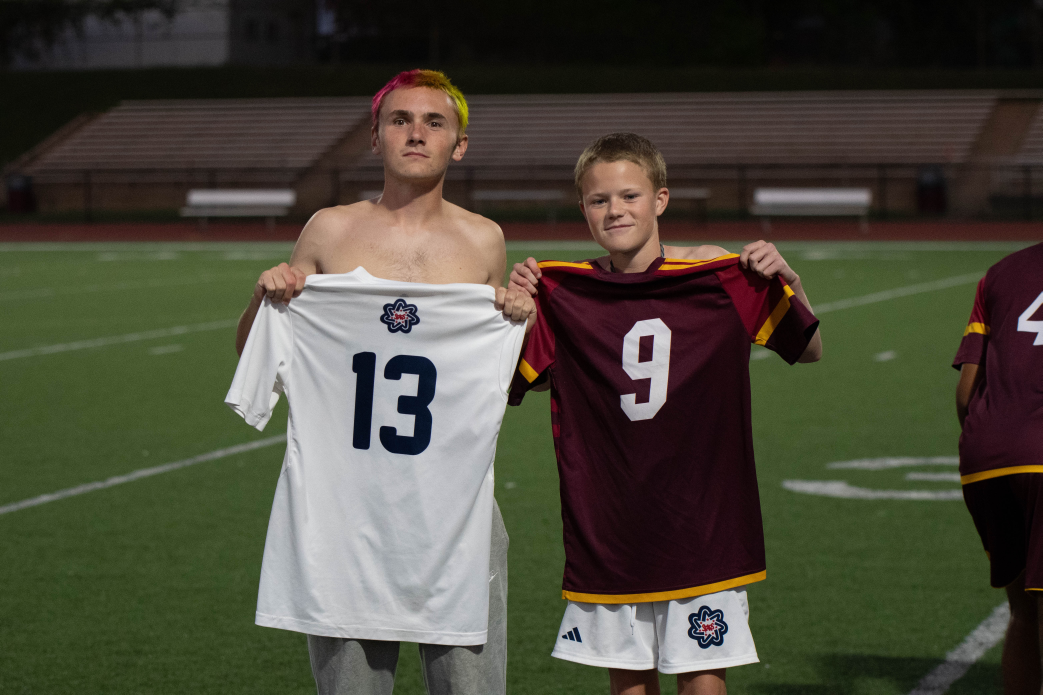
#> input picture src/content/images/DSC_0377.jpg, 5211 x 3474 px (shown at 1/5 size); its folder holds only this picture in this run
$ python batch_pad_images.py ../content/images
#> lines starting #> are read from the running program, lines starting #| are printed output that depends on the picture
#> in process_directory, img is the input picture: PIL image 5211x3474 RGB; mean R, G, B 74.5, 72, 58.5
#!/usr/bin/env python3

import os
import sys
import glob
from PIL import Image

def pad_to_instagram(
    img: Image.Image,
    target_size=(1440, 1800),
    min_whitespace_ratio=0.05,
    background_color=(242, 242, 242)
) -> Image.Image:
    """
    Resize the image to fit within target_size (width, height),
    preserving aspect ratio. Then pad with background color so that
    at least min_whitespace_ratio whitespace exists along each dimension.
    """
#> called with target_size = (1440, 1800), min_whitespace_ratio = 0.05, background_color = (242, 242, 242)
    target_w, target_h = target_size
    iw, ih = img.size
#> iw = 5211; ih = 3474

    # Calculate minimum total padding for width and height
    pad_total_w = int(target_w * min_whitespace_ratio)
    pad_total_h = int(target_h * min_whitespace_ratio)

    # Determine maximum content dimensions
    max_w = target_w - 2 * pad_total_w
    max_h = target_h - 2 * pad_total_h

    img_ratio = iw / ih
#> img_ratio = 1.5
    box_ratio = max_w / max_h

    if img_ratio > box_ratio:
        new_w = max_w
        new_h = int(max_w / img_ratio)
#> new_h = 864
    else:
        new_h = max_h
        new_w = int(max_h * img_ratio)

    # Upscale if the image is too small
    # To handle cases where the original image is smaller than the calculated new_w/new_h,
    # the resize method will automatically upscale the image to the target size.
    # The Image.Resampling.LANCZOS filter (or Image.LANCZOS for older Pillow versions)
    # is a high-quality filter suitable for both downscaling and upscaling.

    resized = img.resize((new_w, new_h), Image.Resampling.LANCZOS)

    # Create padded canvas
    canvas = Image.new("RGB", (target_w, target_h), background_color)
#> canvas: PIL image 1440x1800 RGB; every value is 242
    x = (target_w - new_w) // 2
    y = (target_h - new_h) // 2
#> y = 468
    canvas.paste(resized, (x, y))
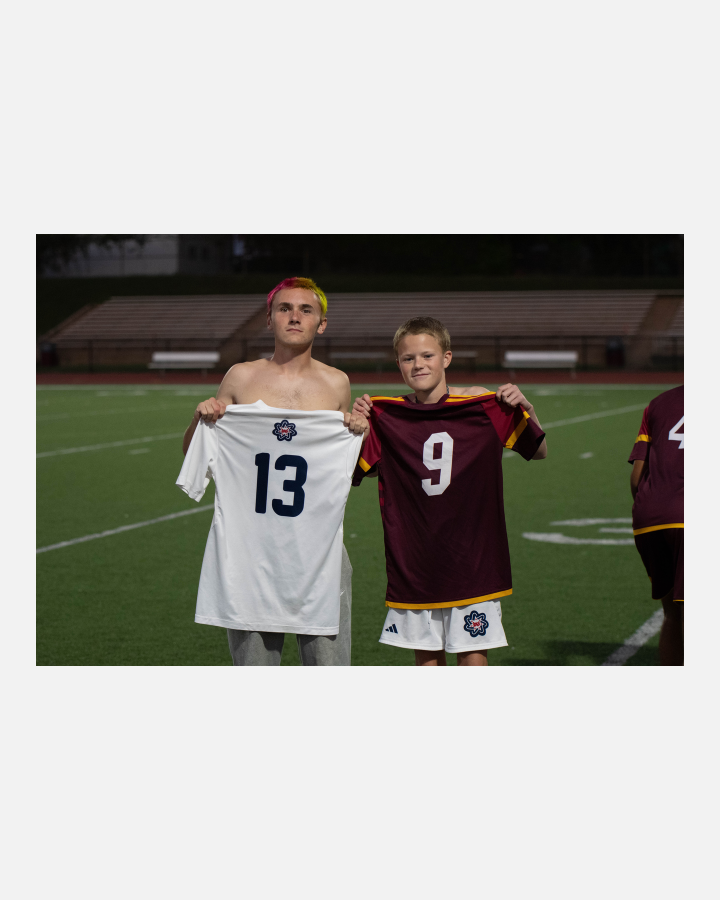
#> canvas: PIL image 1440x1800 RGB (shown at 1/2 size); mean R, G, B 169.7, 168.6, 162.7
    return canvas

def process_directory(input_dir: str):
    output_dir = os.path.join(input_dir, "output")
    os.makedirs(output_dir, exist_ok=True)

    patterns = ["*.jpg", "*.jpeg", "*.png", "*.bmp", "*.tiff"]
    files = []
    for pat in patterns:
        files.extend(glob.glob(os.path.join(input_dir, pat)))

    if not files:
        print("No images found in:", input_dir)
        return

    print(f"Processing {len(files)} images...")
    for f in files:
        try:
            img = Image.open(f)
            padded = pad_to_instagram(img)
            fname = os.path.basename(f)
            save_path = os.path.join(output_dir, fname)
            padded.save(save_path, quality=95)
            print("  →", fname)
        except Exception as e:
            print(f"  ! Error processing {f}: {e}")

    print(f"\nFinished! Edited images are saved in:\n{output_dir}")

def main():
    if len(sys.argv) != 2:
        print("Usage: python batch_pad_images.py /path/to/images/")
        sys.exit(1)
    input_dir = sys.argv[1]
    if not os.path.isdir(input_dir):
        print("Error: Not a valid directory:", input_dir)
        sys.exit(1)
    process_directory(input_dir)

if __name__ == "__main__":
    main()
